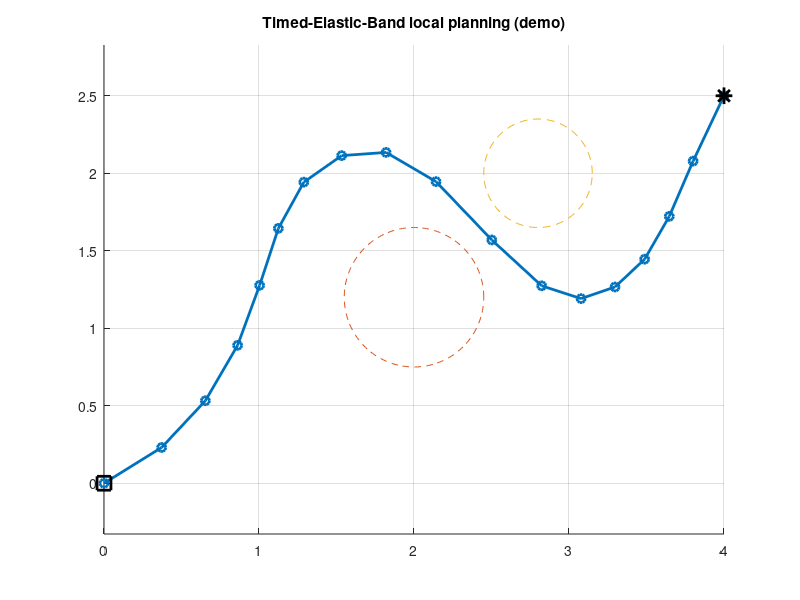

Write MATLAB code to recreate this figure.
% Chapter15_Lesson4.m
% Timed-Elastic-Band (TEB) local planning — minimal educational Gauss-Newton (numeric Jacobian).
% This script avoids specialized toolboxes (no Optimization Toolbox required).

function Chapter15_Lesson4()
    start = [0.0; 0.0; 0.0];      % [x;y;theta]
    goal  = [4.0; 2.5; 0.0];

    obstacles = [ 2.0 1.2 0.45;
                  2.8 2.0 0.35 ]; % each row: [cx cy r]

    N = 18;
    w = struct('w_smooth',10.0,'w_align',2.0,'w_time',1.0,'w_obst',50.0,'w_v',10.0,'w_w',5.0,'w_a',1.0,'w_alpha',1.0);
    lim = struct('v_max',0.8,'w_max',1.2,'a_max',0.8,'alpha_max',1.5,'dt_min',0.05,'dt_max',0.6,'d_min',0.35,'robot_radius',0.20);

    [xs, ys, th, dts] = initial_guess(start, goal, N, 0.22);

    z0 = [xs(2:end-1);
          ys(2:end-1);
          th(2:end-1);
          dts];

    residual = @(z) teb_residual(z, start, goal, N, obstacles, w, lim);

    z = gauss_newton(residual, z0, 35, 1e-3);

    [xs2, ys2, th2, dts2] = unpack(z, start, goal, N);
    fprintf('Optimized first 5 points:\n');
    for i = 1:min(5,N)
        fprintf('%02d: (%.3f, %.3f)\n', i-1, xs2(i), ys2(i));
    end
    fprintf('Total time [s]: %.3f\n', sum(dts2));

    figure; hold on; grid on; axis equal;
    plot(xs2, ys2, '-o', 'LineWidth', 2);
    plot(start(1), start(2), 'ks', 'MarkerSize', 10, 'LineWidth', 2);
    plot(goal(1), goal(2), 'k*', 'MarkerSize', 12, 'LineWidth', 2);
    thv = linspace(0, 2*pi, 200);
    for k = 1:size(obstacles,1)
        cx = obstacles(k,1); cy = obstacles(k,2); rr = obstacles(k,3);
        plot(cx + rr*cos(thv), cy + rr*sin(thv), '--');
    end
    title('Timed-Elastic-Band local planning (demo)');
end

function a = wrap_to_pi(a)
    a = mod(a + pi, 2*pi);
    if a < 0, a = a + 2*pi; end
    a = a - pi;
end

function y = hinge(x)
    y = max(0, x);
end

function [xs, ys, th, dts] = initial_guess(start, goal, N, dt0)
    xs = linspace(start(1), goal(1), N)';
    ys = linspace(start(2), goal(2), N)';
    th = zeros(N,1);
    th(1) = start(3); th(end) = goal(3);
    for i = 2:N-1
        dx = xs(i+1)-xs(i); dy = ys(i+1)-ys(i);
        th(i) = atan2(dy, dx);
    end
    dts = dt0*ones(N-1,1);
end

function [xs, ys, th, dts] = unpack(z, start, goal, N)
    nmid = N-2;
    xs = [start(1); z(1:nmid); goal(1)];
    ys = [start(2); z(nmid+1:2*nmid); goal(2)];
    th = [start(3); z(2*nmid+1:3*nmid); goal(3)];
    dts = z(3*nmid+1:end);
end

function r = teb_residual(z, start, goal, N, obstacles, w, lim)
    [xs, ys, th, dts] = unpack(z, start, goal, N);
    n_dt = N-1;

    r = [];

    % dt objective + bounds
    for i = 1:n_dt
        r(end+1,1) = sqrt(w.w_time) * dts(i);
        r(end+1,1) = sqrt(w.w_time) * hinge(lim.dt_min - dts(i));
        r(end+1,1) = sqrt(w.w_time) * hinge(dts(i) - lim.dt_max);
    end

    % smoothness
    for i = 2:N-1
        ddx = xs(i+1) - 2*xs(i) + xs(i-1);
        ddy = ys(i+1) - 2*ys(i) + ys(i-1);
        r(end+1,1) = sqrt(w.w_smooth) * ddx;
        r(end+1,1) = sqrt(w.w_smooth) * ddy;
    end

    % align
    for i = 1:N-1
        dx = xs(i+1)-xs(i); dy = ys(i+1)-ys(i);
        ang = atan2(dy, dx);
        r(end+1,1) = sqrt(w.w_align) * sin(wrap_to_pi(th(i) - ang));
    end

    % obstacle clearance
    for i = 1:N
        px = xs(i); py = ys(i);
        dmin = 1e9;
        for k = 1:size(obstacles,1)
            d = hypot(px-obstacles(k,1), py-obstacles(k,2)) - (obstacles(k,3) + lim.robot_radius);
            dmin = min(dmin, d);
        end
        r(end+1,1) = sqrt(w.w_obst) * hinge(lim.d_min - dmin);
    end

    % v,w bounds and store v,w
    v = zeros(N-1,1);
    ww = zeros(N-1,1);
    for i = 1:N-1
        dt = max(dts(i), 1e-6);
        ds = hypot(xs(i+1)-xs(i), ys(i+1)-ys(i));
        v(i) = ds/dt;
        ww(i) = wrap_to_pi(th(i+1)-th(i))/dt;

        r(end+1,1) = sqrt(w.w_v) * hinge(v(i) - lim.v_max);
        r(end+1,1) = sqrt(w.w_w) * hinge(abs(ww(i)) - lim.w_max);
    end

    % accel bounds
    for i = 1:N-2
        dtm = 0.5*(dts(i)+dts(i+1));
        dtm = max(dtm, 1e-6);
        a = (v(i+1)-v(i))/dtm;
        alpha = (ww(i+1)-ww(i))/dtm;

        r(end+1,1) = sqrt(w.w_a) * hinge(abs(a) - lim.a_max);
        r(end+1,1) = sqrt(w.w_alpha) * hinge(abs(alpha) - lim.alpha_max);
    end
end

function J = finite_diff_jac(fun, z, eps)
    r0 = fun(z);
    m = length(r0); n = length(z);
    J = zeros(m,n);
    for j = 1:n
        z1 = z; z1(j) = z1(j) + eps;
        r1 = fun(z1);
        J(:,j) = (r1-r0)/eps;
    end
end

function z = gauss_newton(fun, z0, maxIter, lam)
    z = z0;
    for it = 1:maxIter
        r = fun(z);
        cost = 0.5*(r.'*r);

        J = finite_diff_jac(fun, z, 1e-6);
        A = J.'*J + lam*eye(size(J,2));
        b = -(J.'*r);

        dz = A\b;

        step = 1.0;
        for ls = 1:10
            z_try = z + step*dz;
            r_try = fun(z_try);
            cost_try = 0.5*(r_try.'*r_try);
            if cost_try < cost
                z = z_try; break;
            end
            step = 0.5*step;
        end

        if norm(step*dz) < 1e-5
            break;
        end
    end
end
